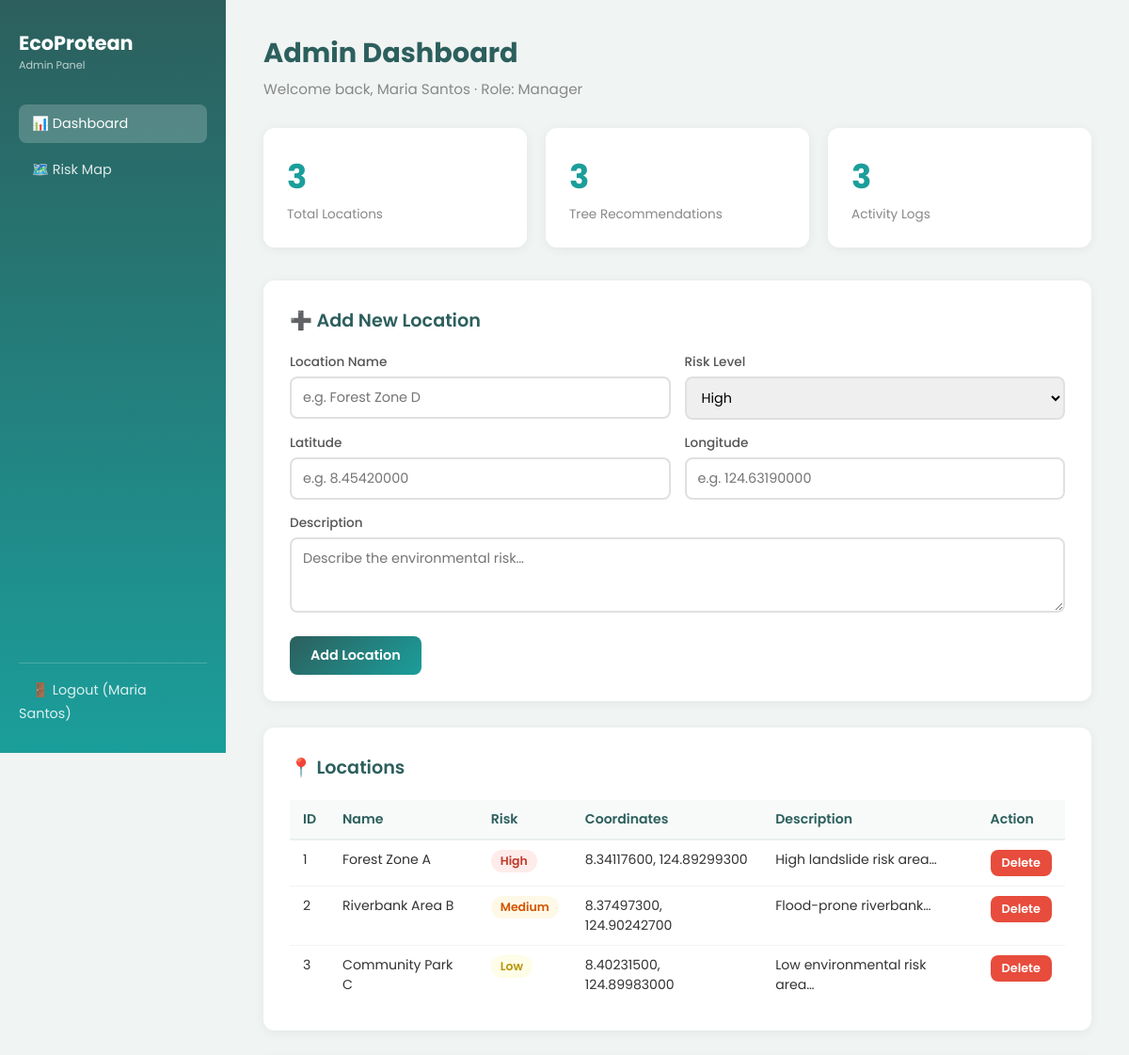
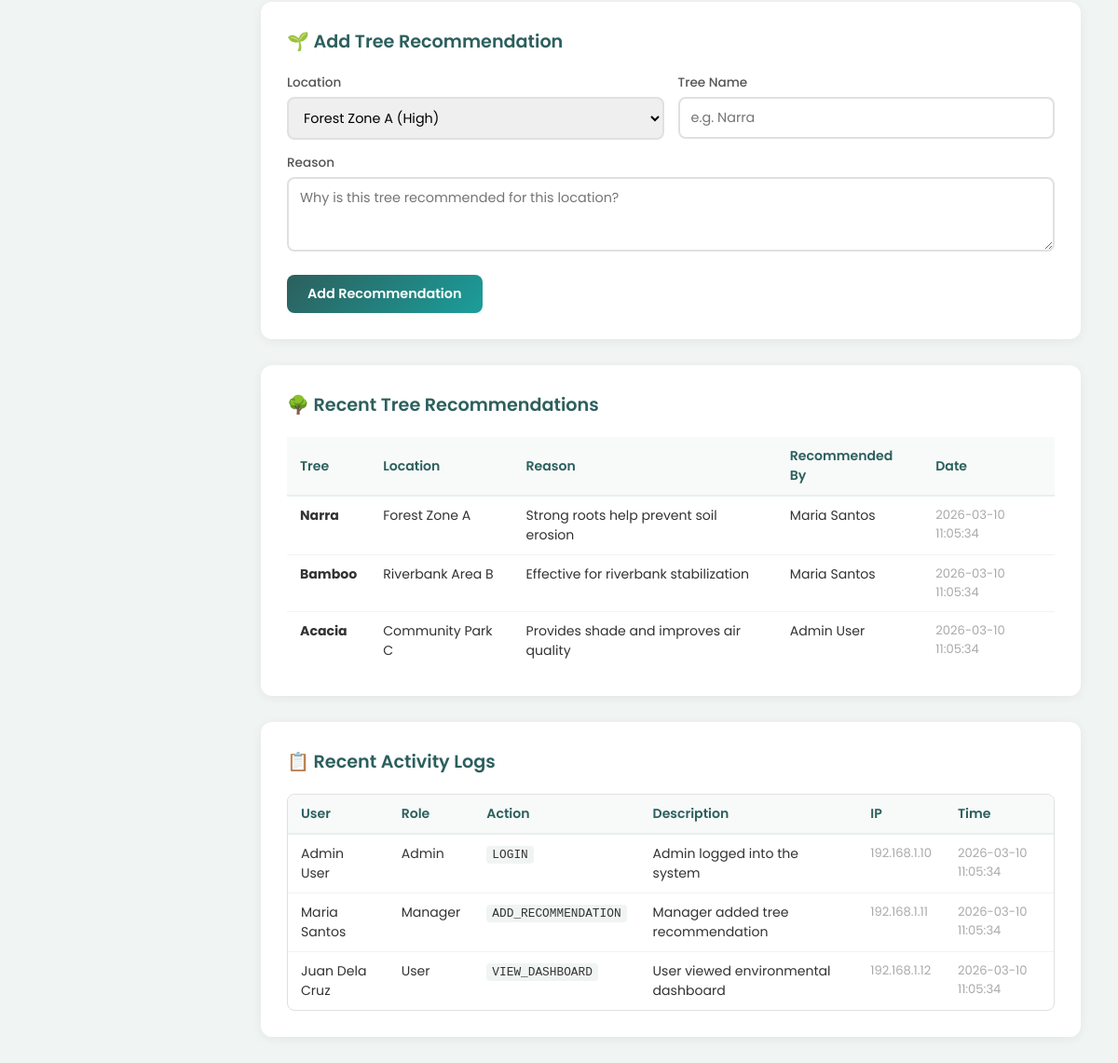
The app's page /admin/index.php (signed in) with its own data (2 pictures, top to bottom).
### tables this page shows
CREATE TABLE locations (
    location_id INT AUTO_INCREMENT PRIMARY KEY,
    location_name VARCHAR(150) NOT NULL,
    latitude DECIMAL(10,8) NOT NULL,
    longitude DECIMAL(11,8) NOT NULL,
    risk_level ENUM('Low', 'Medium', 'High') NOT NULL,
    description TEXT NOT NULL,
    created_at DATETIME DEFAULT CURRENT_TIMESTAMP
);

CREATE TABLE tree_recommendations (
    recommendation_id INT AUTO_INCREMENT PRIMARY KEY,
    location_id INT NOT NULL,
    tree_name VARCHAR(100) NOT NULL,
    reason TEXT NOT NULL,
    recommended_by INT NOT NULL,
    created_at DATETIME DEFAULT CURRENT_TIMESTAMP,
    FOREIGN KEY (location_id) REFERENCES locations(location_id)
        ON DELETE CASCADE
        ON UPDATE CASCADE,
    FOREIGN KEY (recommended_by) REFERENCES users(user_id)
        ON DELETE CASCADE
        ON UPDATE CASCADE
);

CREATE TABLE activity_logs (
    log_id INT AUTO_INCREMENT PRIMARY KEY,
    user_id INT NOT NULL,
    action VARCHAR(200) NOT NULL,
    description TEXT NOT NULL,
    ip_address VARCHAR(50),
    created_at DATETIME DEFAULT CURRENT_TIMESTAMP,
    FOREIGN KEY (user_id) REFERENCES users(user_id)
        ON DELETE CASCADE
        ON UPDATE CASCADE
);

CREATE TABLE users (
    user_id INT AUTO_INCREMENT PRIMARY KEY,
    first_name VARCHAR(50) NOT NULL,                          
    last_name VARCHAR(50) NOT NULL,                           
    email VARCHAR(100) UNIQUE,
    password VARCHAR(255) NOT NULL,                           
    role ENUM('user', 'manager', 'admin') NOT NULL,           
    created_at DATETIME DEFAULT CURRENT_TIMESTAMP
);

### admin/index.php (the view, shortened to what this page needs)
<?php
require_once '../config.php';
$locations = $conn->query(
    "SELECT * FROM locations ORDER BY created_at DESC"
)->fetch_all(MYSQLI_ASSOC);
$recommendations = $conn->query(
    "SELECT tr.*, l.location_name, CONCAT(u.first_name, ' ', u.last_name) AS recommended_by_name
     FROM tree_recommendations tr
     JOIN locations l ON tr.location_id = l.location_id
     JOIN users u ON tr.recommended_by = u.user_id
     ORDER BY tr.created_at DESC LIMIT 20"
)->fetch_all(MYSQLI_ASSOC);
$logs = $conn->query(
    "SELECT al.*, CONCAT(u.first_name,' ',u.last_name) AS full_name, u.role
     FROM activity_logs al
     JOIN users u ON al.user_id = u.user_id
     ORDER BY al.created_at DESC LIMIT 30"
)->fetch_all(MYSQLI_ASSOC);
?>
<!DOCTYPE html>
<html lang="en">
<head>
</head>
<body>
<div class="sidebar">
  <div class="brand">
    EcoProtean
    <span>Admin Panel</span>
  </div>
  <a href="../admin/index.php" class="active">📊 Dashboard</a>
  <a href="../WebApp/RiskMap/index.php">🗺️ Risk Map</a>
  <div class="logout">
    <a href="../auth/logout.php">🚪 Logout (<?= htmlspecialchars($_SESSION['full_name']) ?>)</a>
  </div>
</div>
<div class="main">
  <div class="page-title">Admin Dashboard</div>
  <div class="welcome">Welcome back, <?= htmlspecialchars($_SESSION['full_name']) ?> · Role: <?= ucfirst($_SESSION['role']) ?></div>
  <div class="stats">
    <div class="stat-card">
      <div class="num"><?= count($locations) ?></div>
      <div class="label">Total Locations</div>
    </div>
    <div class="stat-card">
      <?php $total_recs = $conn->query("SELECT COUNT(*) AS c FROM tree_recommendations")->fetch_assoc()['c']; ?>
      <div class="num"><?= $total_recs ?></div>
      <div class="label">Tree Recommendations</div>
    </div>
    <div class="stat-card">
      <?php $total_logs = $conn->query("SELECT COUNT(*) AS c FROM activity_logs")->fetch_assoc()['c']; ?>
      <div class="num"><?= $total_logs ?></div>
      <div class="label">Activity Logs</div>
    </div>
  </div>
  <div class="section">
    <h2>➕ Add New Location</h2>
    <form method="POST">
      <div class="form-grid">
        <div class="form-group">
          <label>Location Name</label>
          <input type="text" name="location_name" placeholder="e.g. Forest Zone D" required>
        </div>
        <div class="form-group">
          <label>Risk Level</label>
          <select name="risk_level" required>
            <option value="High">High</option>
          </select>
        </div>
        <div class="form-group">
          <label>Latitude</label>
          <input type="number" name="latitude" step="0.00000001" placeholder="e.g. 8.45420000" required>
        </div>
        <div class="form-group">
          <label>Longitude</label>
          <input type="number" name="longitude" step="0.00000001" placeholder="e.g. 124.63190000" required>
        </div>
        <div class="form-group full">
          <label>Description</label>
          <textarea name="description" placeholder="Describe the environmental risk…" required></textarea>
        </div>
      </div>
      <br>
      <button type="submit" class="btn">Add Location</button>
    </form>
  </div>
  <div class="section">
    <h2>📍 Locations</h2>
    <table>
      <thead>
        <tr>
          <th>ID</th><th>Name</th><th>Risk</th><th>Coordinates</th><th>Description</th><th>Action</th>
        </tr>
      </thead>
      <tbody>
        <?php foreach ($locations as $loc): ?>
        <tr>
          <td><?= $loc['location_id'] ?></td>
          <td><?= htmlspecialchars($loc['location_name']) ?></td>
          <td><span class="badge <?= strtolower($loc['risk_level']) ?>"><?= $loc['risk_level'] ?></span></td>
          <td><?= $loc['latitude'] ?>, <?= $loc['longitude'] ?></td>
          <td><?= htmlspecialchars(substr($loc['description'], 0, 60)) ?>…</td>
          <td>
            <form method="POST" onsubmit="return confirm('Delete this location?')">
              <button type="submit" class="btn btn-danger" style="padding:5px 12px;font-size:0.8rem;">Delete</button>
            </form>
          </td>
        </tr>
        <?php endforeach; ?>
      </tbody>
    </table>
  </div>
  <div class="section">
    <h2>🌱 Add Tree Recommendation</h2>
    <form method="POST">
      <div class="form-grid">
        <div class="form-group">
          <label>Location</label>
          <select name="location_id" required>
            <?php foreach ($locations as $loc): ?>
              <option value="<?= $loc['location_id'] ?>">
                <?= htmlspecialchars($loc['location_name']) ?> (<?= $loc['risk_level'] ?>)
              </option>
            <?php endforeach; ?>
          </select>
        </div>
        <div class="form-group">
          <label>Tree Name</label>
          <input type="text" name="tree_name" placeholder="e.g. Narra" required>
        </div>
        <div class="form-group full">
          <label>Reason</label>
          <textarea name="reason" placeholder="Why is this tree recommended for this location?" required></textarea>
        </div>
      </div>
      <br>
      <button type="submit" class="btn">Add Recommendation</button>
    </form>
  </div>
  <div class="section">
    <h2>🌳 Recent Tree Recommendations</h2>
    <table>
      <thead>
        <tr><th>Tree</th><th>Location</th><th>Reason</th><th>Recommended By</th><th>Date</th></tr>
      </thead>
      <tbody>
        <?php foreach ($recommendations as $rec): ?>
        <tr>
          <td><strong><?= htmlspecialchars($rec['tree_name']) ?></strong></td>
          <td><?= htmlspecialchars($rec['location_name']) ?></td>
          <td><?= htmlspecialchars(substr($rec['reason'], 0, 80)) ?></td>
          <td><?= htmlspecialchars($rec['recommended_by_name']) ?></td>
          <td style="color:#aaa;font-size:0.82rem;"><?= $rec['created_at'] ?></td>
        </tr>
        <?php endforeach; ?>
      </tbody>
    </table>
  </div>
<div class="section">
  <h2>📋 Recent Activity Logs</h2>
  <div class="table-scroll">
    <table>
      <thead>
        <tr>
          <th>User</th><th>Role</th><th>Action</th><th>Description</th><th>IP</th><th>Time</th>
        </tr>
      </thead>
      <tbody>
        <?php foreach ($logs as $log): ?>
        <tr>
          <td><?= htmlspecialchars($log['full_name']) ?></td>
          <td><?= ucfirst($log['role']) ?></td>
          <td><code style="font-size:0.8rem;background:#f0f4f3;padding:2px 6px;border-radius:4px;"><?= htmlspecialchars($log['action']) ?></code></td>
          <td><?= htmlspecialchars($log['description']) ?></td>
          <td style="color:#aaa;font-size:0.82rem;"><?= $log['ip_address'] ?></td>
          <td style="color:#aaa;font-size:0.82rem;"><?= $log['created_at'] ?></td>
        </tr>
        <?php endforeach; ?>
      </tbody>
    </table>
  </div>
</div>
  </div>
</body>
</html>

### admin/index.php (style rules this page uses)
* { margin:0;padding:0;box-sizing:border-box; }
body { font-family:'Poppins',sans-serif;background:#f0f4f3;color:#333; }
.sidebar { position:fixed;top:0;left:0;width:240px;height:100vh; background:linear-gradient(180deg,#2c5f5d,#1b9e9b); padding:30px 20px;color:#fff;display:flex;flex-direction:column;gap:8px; z-index:100; }
.sidebar .brand { font-size:1.3rem;font-weight:700;margin-bottom:25px; }
.sidebar .brand span { font-size:0.7rem;display:block;opacity:0.7;font-weight:400; }
.sidebar a { color:rgba(255,255,255,0.85);text-decoration:none;padding:10px 14px; border-radius:8px;font-size:0.9rem;transition:background 0.2s; }
.sidebar a:hover,.sidebar a.active { background:rgba(255,255,255,0.2);color:#fff; }
.sidebar .logout { margin-top:auto;border-top:1px solid rgba(255,255,255,0.2);padding-top:15px; }
.main { margin-left:240px;padding:35px 40px;min-height:100vh; }
.page-title { font-size:1.8rem;font-weight:700;color:#2c5f5d;margin-bottom:5px; }
.welcome { font-size:0.95rem;color:#888;margin-bottom:30px; }
.stats { display:grid;grid-template-columns:repeat(3,1fr);gap:20px;margin-bottom:35px; }
.stat-card { background:#fff;border-radius:12px;padding:25px;box-shadow:0 2px 12px rgba(0,0,0,0.06); }
.stat-card .num { font-size:2.2rem;font-weight:700;color:#1b9e9b; }
.stat-card .label { font-size:0.85rem;color:#888;margin-top:4px; }
.section { background:#fff;border-radius:12px;padding:28px;margin-bottom:28px;box-shadow:0 2px 12px rgba(0,0,0,0.06); }
.section h2 { font-size:1.2rem;color:#2c5f5d;margin-bottom:20px;font-weight:600; }
.form-grid { display:grid;grid-template-columns:1fr 1fr;gap:15px; }
.form-group { display:flex;flex-direction:column;gap:5px; }
.form-group.full { grid-column:1/-1; }
label { font-size:0.85rem;font-weight:500;color:#555; }
input,select,textarea { padding:10px 12px;border:2px solid #e0e0e0;border-radius:8px; font-family:'Poppins',sans-serif;font-size:0.9rem;outline:none; transition:border-color 0.3s; }
textarea { resize:vertical;min-height:80px; }
.btn { padding:10px 22px;background:linear-gradient(135deg,#2c5f5d,#1b9e9b); color:#fff;border:none;border-radius:8px;font-family:'Poppins',sans-serif; font-size:0.9rem;font-weight:600;cursor:pointer;transition:opacity 0.2s; }
.btn-danger { background:#e74c3c; }
table { width:100%;border-collapse:collapse;font-size:0.88rem; }
th { background:#f7faf9;color:#2c5f5d;font-weight:600;padding:10px 14px;text-align:left;border-bottom:2px solid #e8f0ef; }
td { padding:10px 14px;border-bottom:1px solid #f0f4f3;vertical-align:top; }
tr:last-child td { border-bottom:none; }
.badge { display:inline-block;padding:3px 10px;border-radius:20px;font-size:0.78rem;font-weight:600; }
.badge.high { background:#fdecea;color:#c0392b; }
.badge.medium { background:#fef9e7;color:#d35400; }
.badge.low { background:#fefde7;color:#b7950b; }
.table-scroll { max-height: 300px; overflow-y: auto; border: 1px solid #e0e0e0; border-radius: 8px; }
.table-scroll thead th { position: sticky; top: 0; background: #f7faf9; z-index: 1; }

### records on screen
locations: location_id "1", location_name "Forest Zone A", risk_level "High", latitude "8.34117600", longitude "124.89299300", description "High landslide risk area"
locations: location_id "2", location_name "Riverbank Area B", risk_level "Medium", latitude "8.37497300", longitude "124.90242700", description "Flood-prone riverbank"
locations: location_id "3", location_name "Community Park C", risk_level "Low", latitude "8.40231500", longitude "124.89983000", description "Low environmental risk area"
tree_recommendations: tree_name "Narra", location.location_name "Forest Zone A", reason "Strong roots help prevent soil erosion", recommended_by_name "Maria Santos", created_at "2026-03-10 11:05:34"
tree_recommendations: tree_name "Bamboo", location.location_name "Riverbank Area B", reason "Effective for riverbank stabilization", recommended_by_name "Maria Santos", created_at "2026-03-10 11:05:34"
tree_recommendations: tree_name "Acacia", location.location_name "Community Park C", reason "Provides shade and improves air quality", recommended_by_name "Admin User", created_at "2026-03-10 11:05:34"
activity_logs: full_name "Admin User", user.role "Admin", action "LOGIN", description "Admin logged into the system", ip_address "192.168.1.10", created_at "2026-03-10 11:05:34"
activity_logs: full_name "Maria Santos", user.role "Manager", action "ADD_RECOMMENDATION", description "Manager added tree recommendation", ip_address "192.168.1.11", created_at "2026-03-10 11:05:34"
activity_logs: full_name "Juan Dela Cruz", user.role "User", action "VIEW_DASHBOARD", description "User viewed environmental dashboard", ip_address "192.168.1.12", created_at "2026-03-10 11:05:34"

### other values on screen
$_SESSION['full_name'] "Maria Santos"
$_SESSION['role'] "Manager"
count($locations) "3"
$total_recs "3"
$total_logs "3"
form field location_id "Forest Zone A (High)"
